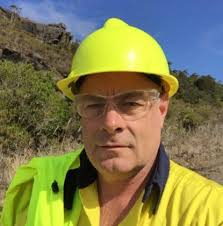
#> input picture img8.jpg, 223 x 226 px
$ python objdet2.py
#> lines starting #> are read from the running program, lines starting #| are printed output that depends on the picture; after the words box and inside, x2 and y2 are one past the last pixel; in counts of white or black regions, pixels touching at a corner belong together
import Tkinter
import tkMessageBox
import cv2
import os
import numpy as np
from matplotlib import pyplot as plt
# [7 lines of commented-out code are left out]

img = cv2.imread('img8.jpg',1)
#> img is the input picture: shape (226, 223, 3); mean B, G, R 79.9, 123.5, 127.1
rgb = cv2.cvtColor(img,cv2.COLOR_RGB2BGR)
hsv =cv2.cvtColor(rgb, cv2.COLOR_BGR2HSV)
#> hsv: shape (226, 223, 3); mean H, S, V 81.7, 143.5, 148.6
lower_yellow = np.array([20,100,150])
upper_yellow = np.array([100,255,255])

mask=cv2.inRange(hsv, lower_yellow, upper_yellow)
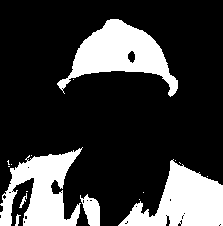
#> mask: shape (226, 223); 23.3% white; 17 white regions (11 under 20 px), largest, box (x1, y1, x2, y2) and area: (57, 19, 178, 97) 4007, (118, 159, 223, 226) 3744, (0, 147, 83, 226) 3500, (80, 194, 100, 226) 408, (19, 193, 27, 208) 38, (15, 214, 21, 226) 35
res= cv2.bitwise_and(rgb,rgb,mask = mask)
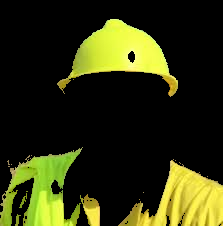
#> res: shape (226, 223, 3); mean R, G, B 47.4, 50, 15


plt.imshow(res)
plt.show()
# [7 lines of commented-out code are left out]
cv2.destroyAllWindows()

count=0
"""for i in range(0,178):
	for j in range(0,255):
		if mask[i,j]==255:
			count=count+1
print count
"""

#if count>200:
#	os.system('detect.py')

if count==0:
   tkMessageBox.showinfo("error","error")
if count==10:
   tkMessageBox.showinfo("no error","no error")
